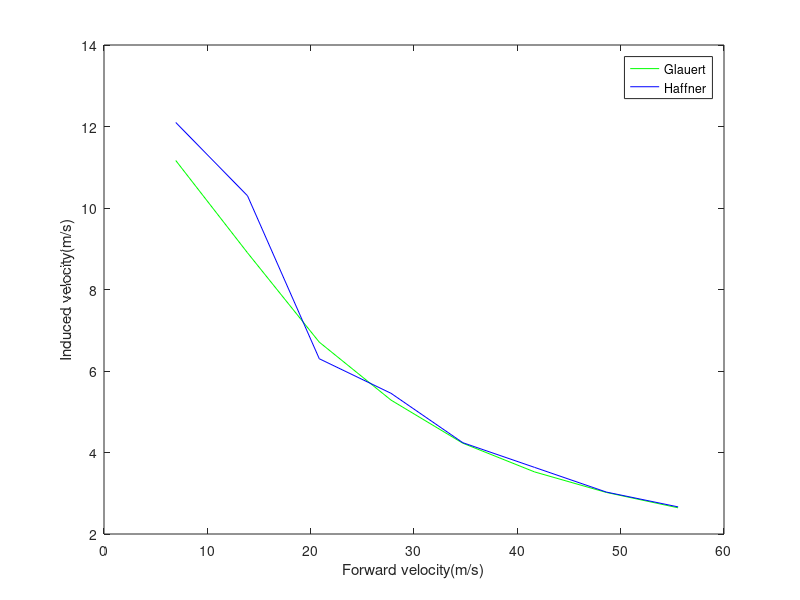

MATLAB code to generate this figure:
%% Helicopter Performance assignment 1 calculations
%hover
g = 9.81;
MTOW = 9979;
W = MTOW*g;
rho = 1.225;
R = 8.18;

vi_hover = sqrt(W/(2*pi*rho*R^2));


%% forward flight highspeed
V_h = linspace(100 ,361,100)*1000/3600;
V_bar_h = V_h/vi_hover;
CDS = 1.75;
D_fus_h = CDS*0.5*rho*V_h.*V_h;
alpha_h = asind(D_fus_h/W);
%for high speed V= V_r
v_i_high = W./(2*rho*pi*R^2*V_h);
v_i_bar_h = v_i_high/vi_hover;

%% forward flight low speed
V_l = linspace(0 ,100,100)*1000/3600;
V_bar_l = V_l/vi_hover;
CDS = 1.75;
D_fus_l = CDS*0.5*rho*V_l.*V_l;
alpha_l = asind(D_fus_l/W);
%Approximationg for low speed
vi_bar_low = sqrt(-V_bar_l.^2/2 + sqrt(V_bar_l.^4/4 +1));
v_i_low = vi_bar_low * vi_hover;
x = linspace(25,200,8)*1000/3600;
y1 = [11.1658    8.9004    6.7082 5.2856    4.2284    3.5237    3.0203    2.6428];
y2 = [12.099 10.2994 6.3008 5.4526 4.2409 3.6351 3.0293 2.6657];
plot(x,y1,'g')
hold on
plot(x,y2,'b')
xlabel('Forward velocity(m/s)')
ylabel('Induced velocity(m/s)')
legend('Glauert','Haffner')

